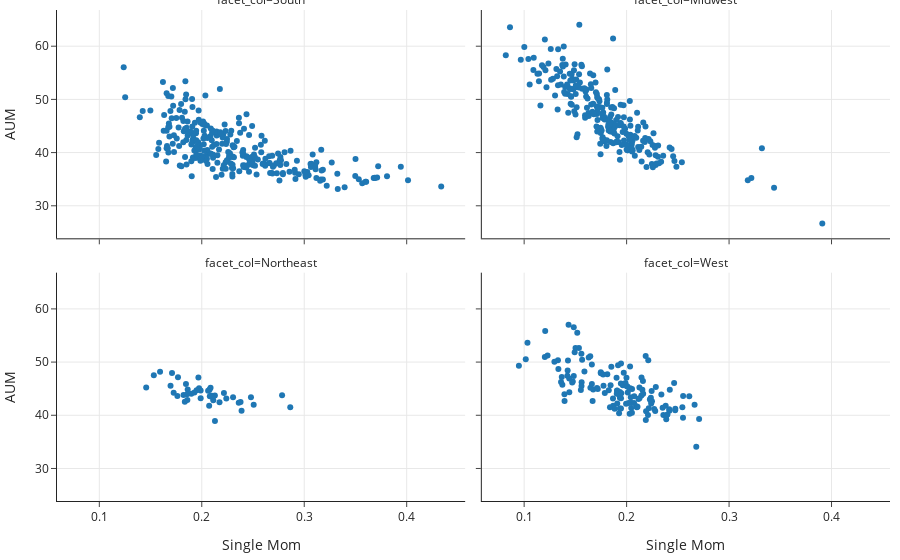

Notebook source saved alongside this figure:
### Markdown cell above
Under a one-hot encoding, each model parameter represents
the model's expected difference between that
region and the Northeast.
For instance, the West has a coefficient of 1.17, which means that the model
predicts that commuting zones in the West will have 1.17 higher AUM than
the Northeast on average.
Likewise, the model predicts that the South has 3.25 lower AUM than the
Northeast.
In other words, the coefficients tell us how the model adjusts the
AUM relative to the Northeast.

### Code cell
fig = px.scatter(x=cz_df['single_mom'], y=cz_df['aum'], 
                 facet_col=cz_df['region'], facet_col_wrap=2,
                labels={
                     "y": "AUM",
                     "x": "Single Mom"},)
fig

### Figure 1 — Plotly figure (JSON) as saved in the notebook; plotly's stock layout.template omitted (floating-point values rounded to 4 significant figures; data arrays with more than 128 entries replaced by an {"elided": "..."} marker saying what was removed)
{"data": [{"hovertemplate": "facet_col=South<br>Single Mom=%{x}<br>AUM=%{y}<extra></extra>", "legendgroup": "", "marker": {"color": "#1F77B4", "symbol": "circle"}, "mode": "markers", "name": "", "orientation": "v", "showlegend": false, "type": "scatter", "x": {"elided": "285 float values"}, "xaxis": "x3", "y": {"elided": "285 float values"}, "yaxis": "y3"}, {"hovertemplate": "facet_col=Midwest<br>Single Mom=%{x}<br>AUM=%{y}<extra></extra>", "legendgroup": "", "marker": {"color": "#1F77B4", "symbol": "circle"}, "mode": "markers", "name": "", "orientation": "v", "showlegend": false, "type": "scatter", "x": {"elided": "240 float values"}, "xaxis": "x4", "y": {"elided": "240 float values"}, "yaxis": "y4"}, {"hovertemplate": "facet_col=Northeast<br>Single Mom=%{x}<br>AUM=%{y}<extra></extra>", "legendgroup": "", "marker": {"color": "#1F77B4", "symbol": "circle"}, "mode": "markers", "name": "", "orientation": "v", "showlegend": false, "type": "scatter", "x": [0.1532, 0.1768, 0.2086, 0.2128, 0.1859, 0.1593, 0.171, 0.1846, 0.1967, 0.1863, 0.1695, 0.1856, 0.2388, 0.2361, 0.1989, 0.209, 0.2507, 0.2216, 0.1973, 0.195, 0.2079, 0.2305, 0.224, 0.1835, 0.2784, 0.1457, 0.1898, 0.2072, 0.2129, 0.1762, 0.2112, 0.1822, 0.2077, 0.1928, 0.248, 0.2105, 0.2062, 0.2864, 0.2378, 0.1726, 0.1989, 0.2173], "xaxis": "x", "y": [47.52, 47.13, 45.19, 43.71, 42.88, 48.18, 47.93, 45.88, 47.1, 44.84, 45.53, 43.95, 40.85, 42.34, 44.64, 43.73, 41.97, 44.2, 45.08, 44.71, 43.6, 43.41, 43.15, 42.55, 43.76, 45.22, 44.06, 41.78, 38.94, 43.64, 42.81, 43.81, 44.84, 44.27, 43.37, 43.4, 44.61, 41.49, 42.51, 44.24, 43.18, 42.45], "yaxis": "y"}, {"hovertemplate": "facet_col=West<br>Single Mom=%{x}<br>AUM=%{y}<extra></extra>", "legendgroup": "", "marker": {"color": "#1F77B4", "symbol": "circle"}, "mode": "markers", "name": "", "orientation": "v", "showlegend": false, "type": "scatter", "x": {"elided": "138 float values"}, "xaxis": "x2", "y": {"elided": "138 float values"}, "yaxis": "y2"}], "layout": {"annotations": [{"font": {}, "showarrow": false, "text": "facet_col=Northeast", "x": 0.245, "xanchor": "center", "xref": "paper", "y": 0.465, "yanchor": "bottom", "yref": "paper"}, {"font": {}, "showarrow": false, "text": "facet_col=West", "x": 0.755, "xanchor": "center", "xref": "paper", "y": 0.465, "yanchor": "bottom", "yref": "paper"}, {"font": {}, "showarrow": false, "text": "facet_col=South", "x": 0.245, "xanchor": "center", "xref": "paper", "y": 1.0, "yanchor": "bottom", "yref": "paper"}, {"font": {}, "showarrow": false, "text": "facet_col=Midwest", "x": 0.755, "xanchor": "center", "xref": "paper", "y": 1.0, "yanchor": "bottom", "yref": "paper"}], "autosize": true, "legend": {"tracegroupgap": 0}, "xaxis": {"anchor": "y", "autorange": true, "domain": [0, 0.49], "range": [0.05479, 0.461], "title": {"text": "Single Mom"}, "type": "linear"}, "xaxis2": {"anchor": "y2", "autorange": true, "domain": [0.51, 1], "matches": "x", "range": [0.05479, 0.461], "title": {"text": "Single Mom"}, "type": "linear"}, "xaxis3": {"anchor": "y3", "autorange": true, "domain": [0, 0.49], "matches": "x", "range": [0.05479, 0.461], "showticklabels": false, "type": "linear"}, "xaxis4": {"anchor": "y4", "autorange": true, "domain": [0.51, 1], "matches": "x", "range": [0.05479, 0.461], "showticklabels": false, "type": "linear"}, "yaxis": {"anchor": "x", "autorange": true, "domain": [0, 0.465], "range": [23.24, 67.46], "title": {"text": "AUM"}, "type": "linear"}, "yaxis2": {"anchor": "x2", "autorange": true, "domain": [0, 0.465], "matches": "y", "range": [23.24, 67.46], "showticklabels": false, "type": "linear"}, "yaxis3": {"anchor": "x3", "autorange": true, "domain": [0.535, 1.0], "matches": "y", "range": [23.24, 67.46], "title": {"text": "AUM"}, "type": "linear"}, "yaxis4": {"anchor": "x4", "autorange": true, "domain": [0.535, 1.0], "matches": "y", "range": [23.24, 67.46], "showticklabels": false, "type": "linear"}}}
